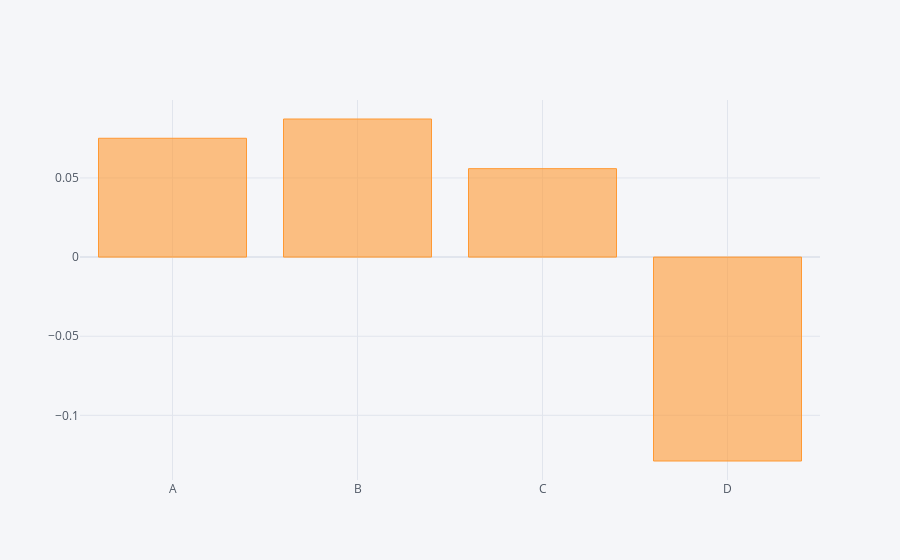

Write notebook code for a chart like this one.
### Code cell
df.mean().iplot(kind='bar')

### Figure 1 — Plotly figure (JSON) as saved in the notebook; plotly's stock layout.template omitted (floating-point values rounded to 4 significant figures)
{"data": [{"marker": {"color": "rgba(255, 153, 51, 0.6)", "line": {"color": "rgba(255, 153, 51, 1.0)", "width": 1}}, "name": "None", "orientation": "v", "text": "", "type": "bar", "x": ["A", "B", "C", "D"], "y": [0.07509, 0.08726, 0.05589, -0.1289]}], "layout": {"legend": {"bgcolor": "#F5F6F9", "font": {"color": "#4D5663"}}, "paper_bgcolor": "#F5F6F9", "plot_bgcolor": "#F5F6F9", "title": {"font": {"color": "#4D5663"}}, "xaxis": {"gridcolor": "#E1E5ED", "showgrid": true, "tickfont": {"color": "#4D5663"}, "title": {"font": {"color": "#4D5663"}, "text": ""}, "zerolinecolor": "#E1E5ED"}, "yaxis": {"gridcolor": "#E1E5ED", "showgrid": true, "tickfont": {"color": "#4D5663"}, "title": {"font": {"color": "#4D5663"}, "text": ""}, "zerolinecolor": "#E1E5ED"}}}
